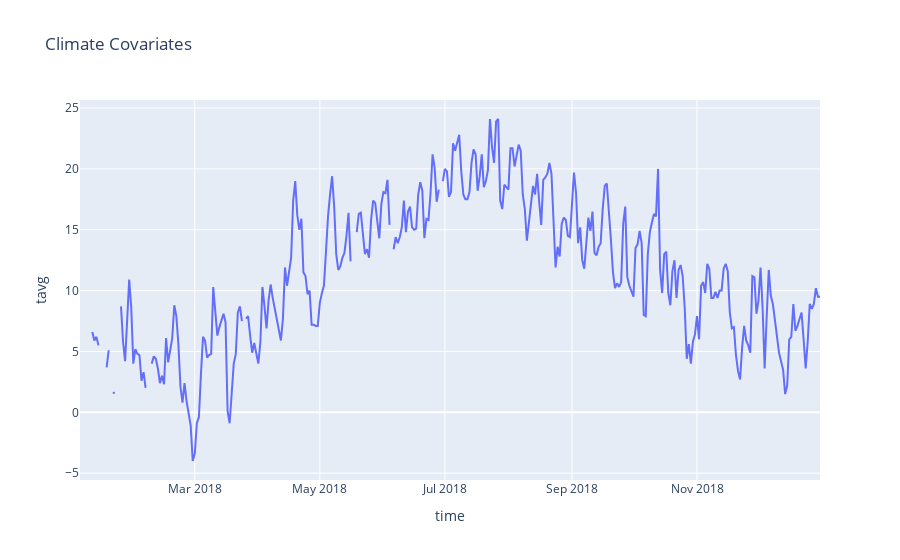

The notebook cell saved with this chart:
### Code cell
# # from datetime import datetime

# # from meteostat import Point, Daily

# # Set time period
# start = dt.datetime(2018, 1, 1)
# end = dt.datetime(2018, 12, 31)

# # Create Point for Vancouver, BC
# vancouver = Point(53.033981, -47.491164, 0)

# # Get daily data for 2018
# data = Daily(vancouver, start, end)
# data = data.fetch().reset_index(level=0)
# fig = px.line(data, x='time', y='tavg',
#               title='Climate Covariates')

# fig.show()

### Figure 1 — Plotly figure (JSON) as saved in the notebook; plotly's stock layout.template omitted (floating-point values rounded to 4 significant figures; data arrays with more than 128 entries replaced by an {"elided": "..."} marker saying what was removed)
{"data": [{"hovertemplate": "time=%{x}<br>tavg=%{y}<extra></extra>", "legendgroup": "", "line": {"color": "#636efa", "dash": "solid"}, "marker": {"symbol": "circle"}, "mode": "lines", "name": "", "orientation": "v", "showlegend": false, "type": "scatter", "x": {"elided": "362 str values"}, "xaxis": "x", "y": {"elided": "362 float values"}, "yaxis": "y"}], "layout": {"legend": {"tracegroupgap": 0}, "title": {"text": "Climate Covariates"}, "xaxis": {"anchor": "y", "domain": [0, 1], "title": {"text": "time"}}, "yaxis": {"anchor": "x", "domain": [0, 1], "title": {"text": "tavg"}}}}
